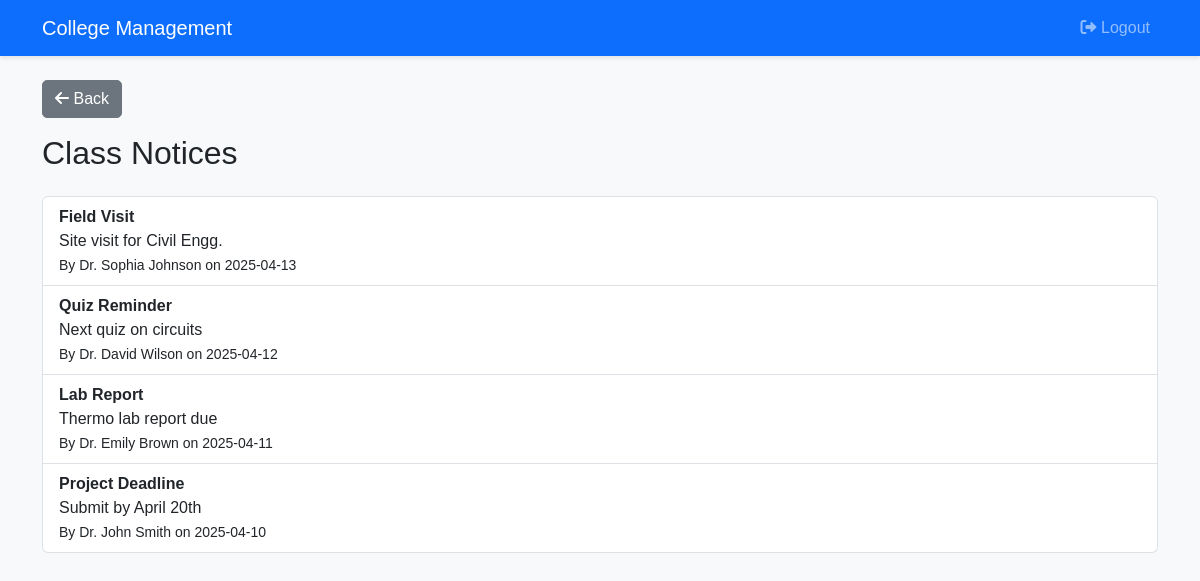
Page /student/view_notices.php (signed in) on the committed database.
### tables this page shows
CREATE TABLE `notice` (
  `NoticeID` int(11) NOT NULL,
  `Title` varchar(100) DEFAULT NULL,
  `Content` text DEFAULT NULL,
  `ProfessorID` int(11) DEFAULT NULL,
  `Date` date DEFAULT NULL
);

CREATE TABLE `professor` (
  `ProfessorID` int(11) NOT NULL,
  `UserID` int(11) DEFAULT NULL,
  `Name` varchar(100) NOT NULL,
  `DepartmentID` int(11) DEFAULT NULL
);

### student/view_notices.php (the view, shortened to what this page needs)
<?php
include '../config/db.php';
$query = $pdo->query("SELECT n.Title, n.Content, n.Date, p.Name AS ProfessorName
                      FROM Notice n
                      JOIN Professor p ON n.ProfessorID = p.ProfessorID
                      ORDER BY n.Date DESC");
$notices = $query->fetchAll();
?>
<?php include '../includes/header.php'; ?>
<h2 class="mb-4">Class Notices</h2>
<?php if ($notices): ?>
    <ul class="list-group">
        <?php foreach ($notices as $notice): ?>
            <li class="list-group-item">
                <strong><?= htmlspecialchars($notice['Title']) ?></strong><br>
                <?= nl2br(htmlspecialchars($notice['Content'])) ?><br>
                <small>By <?= htmlspecialchars($notice['ProfessorName']) ?> on <?= htmlspecialchars($notice['Date']) ?></small>
            </li>
        <?php endforeach; ?>
    </ul>
<?php else: ?>
    <p>No notices found.</p>
<?php endif; ?>
<?php include '../includes/footer.php'; ?>

### css/styles.css (style rules this page uses)
body { background-color: #f8f9fa; font-family: 'Arial', sans-serif; }

### rows in the picture
notice: Title "Field Visit", Content "Site visit for Civil Engg.", ProfessorID.Name "Dr. Sophia Johnson", Date "2025-04-13"
notice: Title "Quiz Reminder", Content "Next quiz on circuits", ProfessorID.Name "Dr. David Wilson", Date "2025-04-12"
notice: Title "Lab Report", Content "Thermo lab report due", ProfessorID.Name "Dr. Emily Brown", Date "2025-04-11"
notice: Title "Project Deadline", Content "Submit by April 20th", ProfessorID.Name "Dr. John Smith", Date "2025-04-10"
